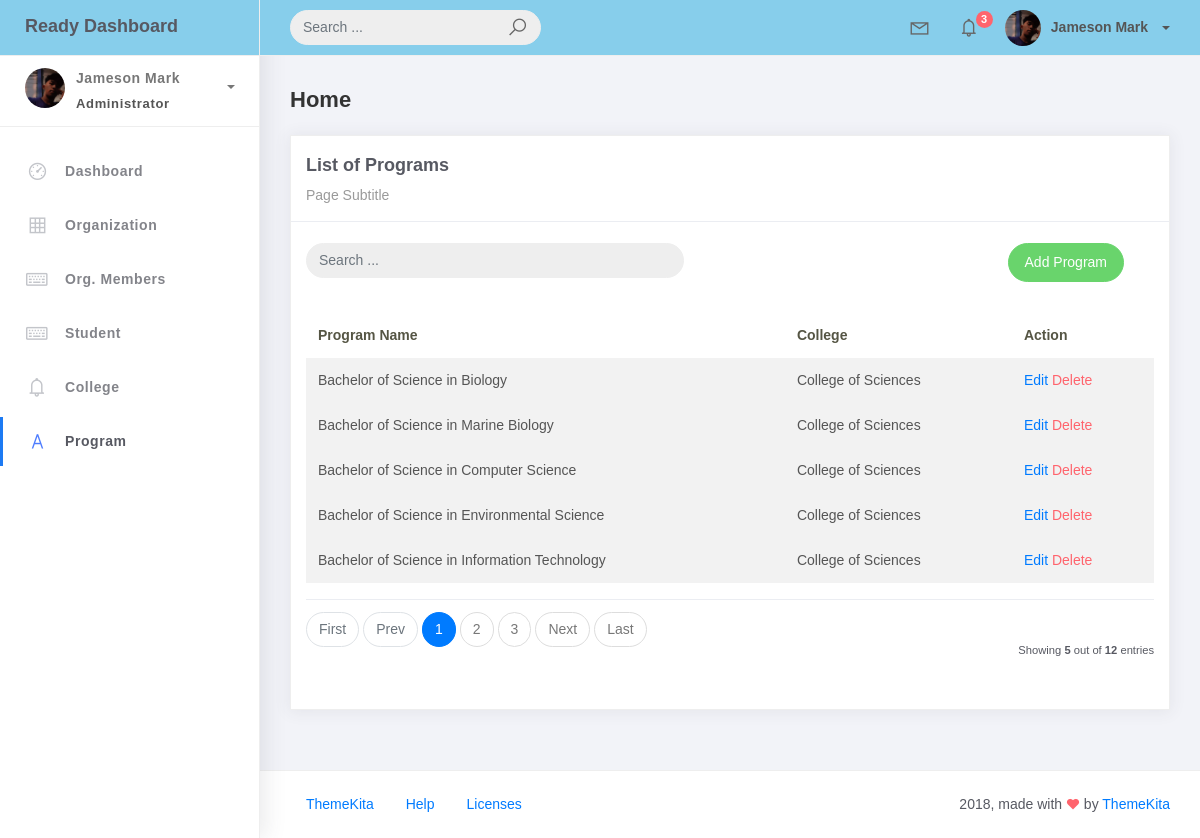
Screenshot of /programList with the database file from the repository.
### studentorg/models.py (models this page shows, shortened)
class BaseModel(models.Model):
    created_at = models.DateTimeField(auto_now_add=True, db_index=True)
    updated_at = models.DateTimeField(auto_now=True)
    class Meta:
        abstract = True

class Program(BaseModel):
    prog_name = models.CharField(max_length=150)
    college = models.ForeignKey(College, on_delete= models.CASCADE)

class College(BaseModel):
    college_name = models.CharField(max_length=150)
    def __str__(self):
        return self.college_name

### studentorg/views.py (the view)
# urls.py: path('programList', ProgramList.as_view(), name='program-list'),
class ProgramList(ListView):
    model = Program
    context_object_name = 'Program'
    template_name = 'program_list.html'
    paginate_by = 5
    def get_queryset(self):
        qs = super().get_queryset()
        query = self.request.GET.get('q')
        if query:
            query = query.strip()  # Remove leading and trailing whitespace
            qs = qs.filter(Q(prog_name__icontains=query) | Q(college__college_name__icontains=query))
        return qs

### templates/program_list.html (shortened to what this page needs)
{% extends 'base.html' %} {% load static %} {% block content %}
<div class="content">
    <div class="container-fluid">
        <h4 class="page-title">Home</h4>
        <div class="row">
            <div class="col-md-12">
                <div class="card">
                    <div class="card-header">
                        <div class="card-title">List of Programs</div>
                        <div class="card-category">Page Subtitle</div>
                    </div>
                    <br />
                        <div class="col-md-12 row">
                            <div class="col-md-6">
                                <form class="navbar-form nav-search mr-md-3" action="">
                                    <div class="input-group">
                                        <input type="text" placeholder="Search ..." class="form-control" name="q" />
                                        <div class="input-group-append">
                                            <span class="input-group-text">
                                            </span>
                                        </div>
                                    </div>
                                </form>
                            </div>
                            <div class="col-md-6">
                                <div class="pull-right">
                                    <a href="{% url 'program-add' %}" class="btn btn-success btn-rounded">Add Program</a>
                                </div>
                            </div>
                        </div>
                    <div class="card-body">
                        <table class="table table-striped mt-3">
                            <thead>
                                <tr>
                                    <th scope="col">Program Name</th>
                                    <th scope="col">College</th>
                                    <th scope="col">Action</th>
                                </tr>
                            </thead>
                            <tbody>
                                {% for object in object_list %}
                                <tr>
                                        <td>{{ object.prog_name }}</td>
                                        <td>{{ object.college }}</td>
                                        <td>
                                            <a href="{% url 'program-update' pk=object.id %}">Edit</a>
                                            <a href="{% url 'program-delete' pk=object.id %}" class="text-danger">Delete</a>
                                        </td>
                                        <tr>
                                            {% empty%}
                                        </tr>
                                        <td colspan="4" style="text-align: center">
                                            <p> class=text-sm font-weight-bold mb-0">No Records Found</p>
                                        </td>
                                </tr>
                                {% endfor %}
                            </tbody>
                        </table>
                        {% include 'includes/pagination.html' %}
                    </div>
                </div>
            </div>
        </div>
    </div>
</div>
{% endblock %}

### rows the page displays
Program: prog_name "Bachelor of Science in Biology", college "College of Sciences"
Program: prog_name "Bachelor of Science in Marine Biology", college "College of Sciences"
Program: prog_name "Bachelor of Science in Computer Science", college "College of Sciences"
Program: prog_name "Bachelor of Science in Environmental Science", college "College of Sciences"
Program: prog_name "Bachelor of Science in Information Technology", college "College of Sciences"

### other values shown
{{ page_num }} "1"
{{ page_num }} "2" "3"
{{ object_list.count }} "5"
{{ paginator.count }} "12"
